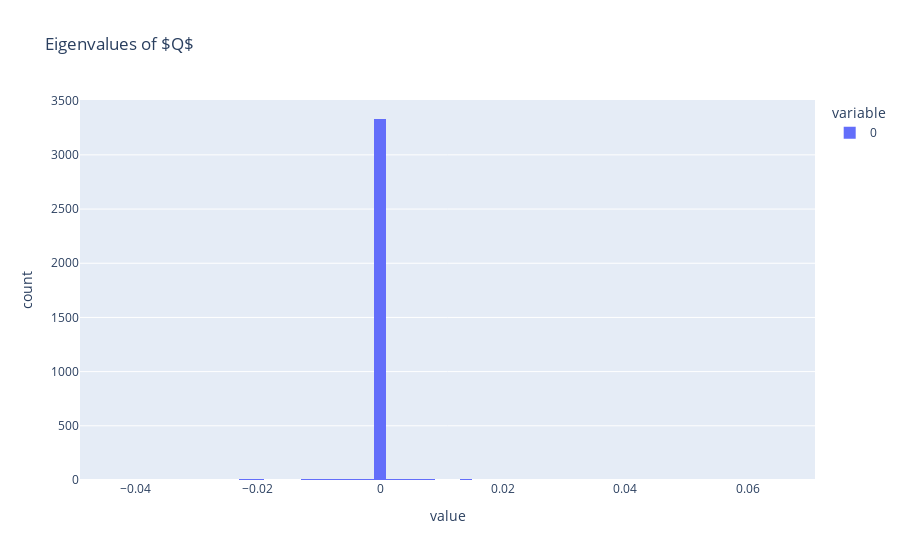

Notebook code for this chart:
### Code cell
px.histogram(vals.flatten(), nbins=100, title="Eigenvalues of $Q$").show()

### Figure 1 — Plotly figure (JSON) as saved in the notebook; plotly's stock layout.template omitted (floating-point values rounded to 4 significant figures; data arrays with more than 128 entries replaced by an {"elided": "..."} marker saying what was removed)
{"data": [{"bingroup": "x", "hovertemplate": "variable=0<br>value=%{x}<br>count=%{y}<extra></extra>", "legendgroup": "0", "marker": {"color": "#636efa", "pattern": {"shape": ""}}, "name": "0", "nbinsx": 100, "orientation": "v", "showlegend": true, "type": "histogram", "x": {"elided": "3451 float values"}, "xaxis": "x", "yaxis": "y"}], "layout": {"barmode": "relative", "legend": {"title": {"text": "variable"}, "tracegroupgap": 0}, "title": {"text": "Eigenvalues of $Q$"}, "xaxis": {"anchor": "y", "domain": [0, 1], "title": {"text": "value"}}, "yaxis": {"anchor": "x", "domain": [0, 1], "title": {"text": "count"}}}}
